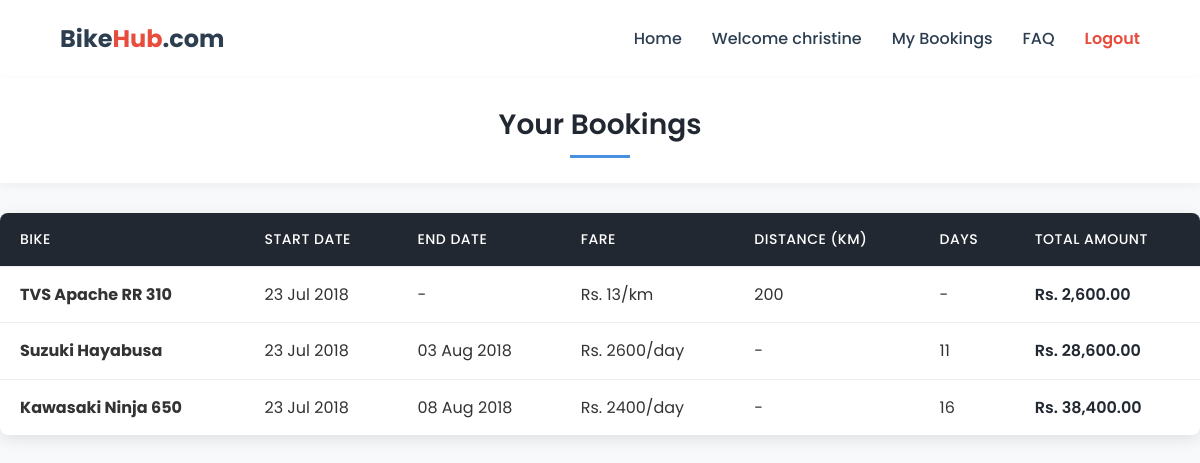
The page /mybookings.php (signed in) on the database its author committed.
### tables this page shows
CREATE TABLE IF NOT EXISTS `rentedbikes` (
`id` int(100) NOT NULL,
  `customer_username` varchar(50) NOT NULL,
  `bike_id` int(20) NOT NULL,
  `booking_date` date NOT NULL,
  `rent_start_date` date NOT NULL,
  `rent_end_date` date NOT NULL,
  `bike_return_date` date DEFAULT NULL,
  `fare` double NOT NULL,
  `charge_type` varchar(25) NOT NULL DEFAULT 'days',
  `distance` double DEFAULT NULL,
  `no_of_days` int(50) DEFAULT NULL,
  `total_amount` double DEFAULT NULL,
  `return_status` varchar(10) NOT NULL
);

CREATE TABLE IF NOT EXISTS `bikes` (
`bike_id` int(20) NOT NULL,
  `bike_name` varchar(50) NOT NULL,
  `bike_nameplate` varchar(50) NOT NULL,
  `bike_img` varchar(50) DEFAULT 'NA',
  `price` float NOT NULL,
  `price_per_day` float NOT NULL,
  `bike_availability` varchar(10) NOT NULL
);

### mybookings.php (the view, shortened to what this page needs)
<!DOCTYPE html>
<html lang="en">
<head>
    <link rel="stylesheet" href="https://cdnjs.cloudflare.com/ajax/libs/font-awesome/6.0.0/css/all.min.css">
</head>
<body>
    <?php
    $conn = Connect();
    ?>
    <?php include 'header.php' ?>
    <?php
    $login_customer = $_SESSION['login_customer'];
    $sql1 = "SELECT * FROM rentedbikes rc, bikes c
             WHERE rc.customer_username='$login_customer' AND c.bike_id=rc.bike_id
             ORDER BY rc.rent_start_date DESC";
    $result1 = $conn->query($sql1);
    ?>
    <div class="page-header">
        <div class="header-content">
            <h1>Your Bookings</h1>
        </div>
    </div>
    <div class="table-container">
        <?php if (mysqli_num_rows($result1) > 0) { ?>
        <table>
            <thead>
                <tr>
                    <th>Bike</th>
                    <th>Start Date</th>
                    <th>End Date</th>
                    <th>Fare</th>
                    <th>Distance (km)</th>
                    <th>Days</th>
                    <th>Total Amount</th>
                </tr>
            </thead>
            <tbody>
                <?php
                while($row = mysqli_fetch_assoc($result1)) {
                    $rent_end_date = $row["distance"] > 0 ? "-" : $row["rent_end_date"];
                    $no_of_days = $row["distance"] > 0 ? "-" : $row["no_of_days"];
                ?>
                <tr>
                    <td><strong><?php echo $row["bike_name"]; ?></strong></td>
                    <td><?php echo date('d M Y', strtotime($row["rent_start_date"])); ?></td>
                    <td><?php echo $rent_end_date != "-" ? date('d M Y', strtotime($rent_end_date)) : "-"; ?></td>
                    <td>Rs. <?php
                        if($row["charge_type"] == "days"){
                            echo ($row["fare"] . "/day");
                        } else {
                            echo ($row["fare"] . "/km");
                        }
                    ?></td>
                    <td><?php
                        if($row["charge_type"] == "days"){
                            echo ("-");
                        } else {
                            echo ($row["distance"]);
                        }
                    ?></td>
                    <td><?php echo $no_of_days; ?></td>
                    <td class="price">Rs. <?php echo number_format($row["total_amount"], 2); ?></td>
                </tr>
                <?php } ?>
            </tbody>
        </table>
        <?php } ?>
    </div>
</body>
</html>

### mybookings.php (style rules this page uses)
* { margin: 0; padding: 0; box-sizing: border-box; }
body { font-family: 'Poppins', sans-serif; background-color: #f8f9fa; color: #333; line-height: 1.6; }
.page-header { background-color: #fff; padding: 25px 0; box-shadow: 0 2px 10px rgba(0, 0, 0, 0.05); margin-bottom: 30px; }
.header-content { max-width: 1200px; margin: 0 auto; display: flex; justify-content: center; align-items: center; }
.header-content h1 { font-size: 28px; font-weight: 600; color: #222831; position: relative; padding-bottom: 10px; }
.header-content h1:after { content: ''; position: absolute; bottom: 0; left: 50%; transform: translateX(-50%); width: 60px; height: 3px; background-color: #4a90e2; }
.table-container { max-width: 1200px; margin: 0 auto; background-color: #fff; border-radius: 8px; box-shadow: 0 4px 15px rgba(0, 0, 0, 0.1); overflow: hidden; }
table { width: 100%; border-collapse: collapse; }
thead { background-color: #222831; color: white; }
th, td { padding: 15px 20px; text-align: left; border-bottom: 1px solid #eee; }
th { font-weight: 500; font-size: 14px; text-transform: uppercase; letter-spacing: 0.5px; }
tr:last-child td { border-bottom: none; }
.price { font-weight: 600; color: #222831; }

### rows shown on the page
rentedbikes: bike.bike_name "TVS Apache RR 310", rent_start_date "23 Jul 2018", fare "13", distance "200", distance "-", total_amount "2,600.00"
rentedbikes: bike.bike_name "Suzuki Hayabusa", rent_start_date "23 Jul 2018", date('d M Y', strtotime($rent_end_date)) "03 Aug 2018", fare "2600", no_of_days "11", total_amount "28,600.00"
rentedbikes: bike.bike_name "Kawasaki Ninja 650", rent_start_date "23 Jul 2018", date('d M Y', strtotime($rent_end_date)) "08 Aug 2018", fare "2400", no_of_days "16", total_amount "38,400.00"

### other values the page prints
$_SESSION['login_customer'] "christine"
